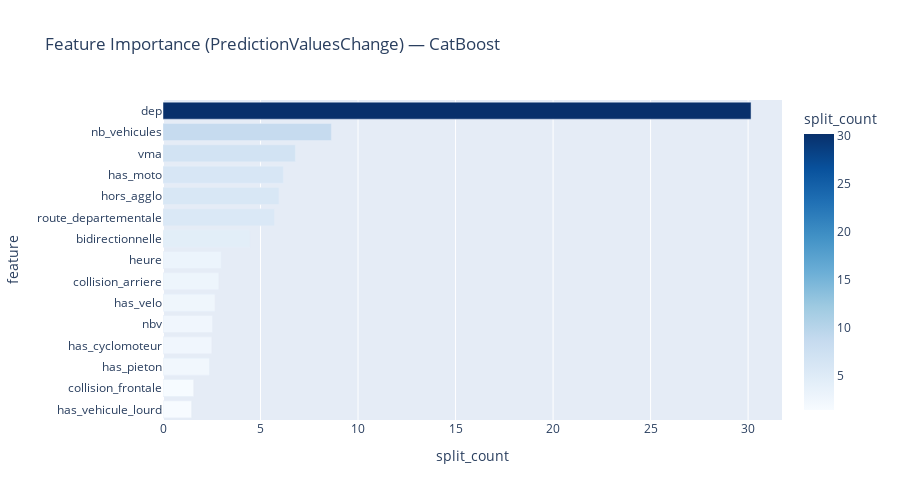
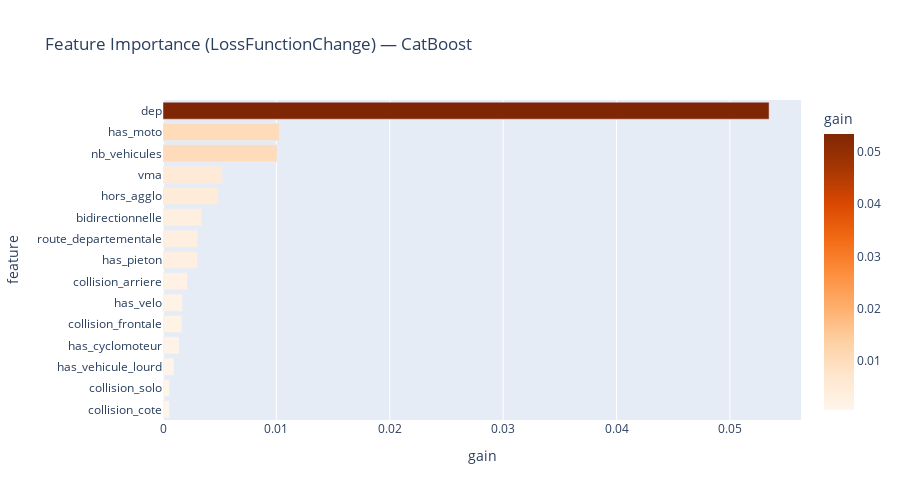

Notebook cell for these charts, in order:
### Markdown cell above
---
## 9. Feature Importance (split count + gain + SHAP)

### Trois méthodes complémentaires

| Méthode | Mesure | Biais connu |
|---------|--------|-------------|
| Split count | Nombre de fois qu'une feature est utilisée pour un split | Favorise les features à haute cardinalité (dep, heure) |
| Gain | Réduction moyenne de l'erreur quand la feature est utilisée | Plus fiable, mesure l'impact réel |
| SHAP | Contribution marginale de chaque feature pour chaque prédiction | Le plus fiable, mais plus lent à calculer |

### Code cell
# --- 1. Feature importance par split count / défaut ---
if hasattr(best_model, 'feature_importances_'):
    importances_split = best_model.feature_importances_
elif hasattr(best_model, 'get_feature_importance'):
    importances_split = best_model.get_feature_importance()
else:
    importances_split = None

# --- 2. Feature importance par GAIN (plus fiable) ---
importances_gain = None
if best_model_name == 'LightGBM' and hasattr(best_model, 'booster_'):
    importances_gain = best_model.booster_.feature_importance(importance_type='gain')
elif best_model_name == 'XGBoost' and hasattr(best_model, 'get_booster'):
    booster = best_model.get_booster()
    gain_dict = booster.get_score(importance_type='gain')
    importances_gain = np.array([gain_dict.get(f, 0) for f in X_train.columns])
elif best_model_name == 'CatBoost' and hasattr(best_model, 'get_feature_importance'):
    # CatBoost : LossFunctionChange = équivalent du "gain" (réduction de la loss)
    # Nécessite de passer les données pour le calcul
    test_pool = Pool(X_test, y_test, cat_features=[i for i, c in enumerate(X_test.columns) if c == 'dep'])
    importances_gain = best_model.get_feature_importance(data=test_pool, type='LossFunctionChange')

# Affichage côte à côte : split count vs gain
if importances_split is not None and importances_gain is not None:
    fi_df = pd.DataFrame({
        'feature': X_train.columns,
        'split_count': importances_split,
        'gain': importances_gain
    })
    
    # Noms adaptés selon le modèle
    split_label = 'PredictionValuesChange' if best_model_name == 'CatBoost' else 'Split count'
    gain_label = 'LossFunctionChange' if best_model_name == 'CatBoost' else 'Gain'
    
    # Plot split count (top 15)
    fi_split = fi_df.sort_values('split_count', ascending=True).tail(15)
    fig1 = px.bar(fi_split, x='split_count', y='feature', orientation='h',
                  title=f'Feature Importance ({split_label}) — {best_model_name}',
                  color='split_count', color_continuous_scale='Blues')
    fig1.update_layout(height=500, showlegend=False)
    fig1.show()
    
    # Plot gain (top 15)
    fi_gain = fi_df.sort_values('gain', ascending=True).tail(15)
    fig2 = px.bar(fi_gain, x='gain', y='feature', orientation='h',
                  title=f'Feature Importance ({gain_label}) — {best_model_name}',
                  color='gain', color_continuous_scale='Oranges')
    fig2.update_layout(height=500, showlegend=False)
    fig2.show()
    
    # Comparaison des classements
    fi_df['rank_split'] = fi_df['split_count'].rank(ascending=False).astype(int)
    fi_df['rank_gain'] = fi_df['gain'].rank(ascending=False).astype(int)
    fi_df['diff_rank'] = fi_df['rank_split'] - fi_df['rank_gain']
    
    print(f"Comparaison {split_label} vs {gain_label} (top 15 par {gain_label}) :")
    top_by_gain = fi_df.sort_values('gain', ascending=False).head(15)
    print(top_by_gain[['feature', 'split_count', 'rank_split', 'gain', 'rank_gain', 'diff_rank']].to_string(index=False))
elif importances_split is not None:
    fi_df = pd.DataFrame({
        'feature': X_train.columns,
        'importance': importances_split
    }).sort_values('importance', ascending=True).tail(15)
    
    fig = px.bar(fi_df, x='importance', y='feature', orientation='h',
                 title=f'Top 15 Feature Importance — {best_model_name}',
                 color='importance', color_continuous_scale='Blues')
    fig.update_layout(height=500, showlegend=False)
    fig.show()

### Figure 1 — Plotly figure (JSON) as saved in the notebook; plotly's stock layout.template omitted (floating-point values rounded to 4 significant figures)
{"data": [{"hovertemplate": "split_count=%{marker.color}<br>feature=%{y}<extra></extra>", "legendgroup": "", "marker": {"color": [1.469, 1.573, 2.383, 2.503, 2.54, 2.671, 2.862, 2.987, 4.45, 5.716, 5.945, 6.169, 6.786, 8.633, 30.15], "coloraxis": "coloraxis", "pattern": {"shape": ""}}, "name": "", "orientation": "h", "showlegend": false, "textposition": "auto", "type": "bar", "x": [1.469, 1.573, 2.383, 2.503, 2.54, 2.671, 2.862, 2.987, 4.45, 5.716, 5.945, 6.169, 6.786, 8.633, 30.15], "xaxis": "x", "y": ["has_vehicule_lourd", "collision_frontale", "has_pieton", "has_cyclomoteur", "nbv", "has_velo", "collision_arriere", "heure", "bidirectionnelle", "route_departementale", "hors_agglo", "has_moto", "vma", "nb_vehicules", "dep"], "yaxis": "y"}], "layout": {"barmode": "relative", "coloraxis": {"colorbar": {"title": {"text": "split_count"}}, "colorscale": [[0, "rgb(247,251,255)"], [0.125, "rgb(222,235,247)"], [0.25, "rgb(198,219,239)"], [0.375, "rgb(158,202,225)"], [0.5, "rgb(107,174,214)"], [0.625, "rgb(66,146,198)"], [0.75, "rgb(33,113,181)"], [0.875, "rgb(8,81,156)"], [1, "rgb(8,48,107)"]]}, "height": 500, "legend": {"tracegroupgap": 0}, "showlegend": false, "title": {"text": "Feature Importance (PredictionValuesChange) — CatBoost"}, "xaxis": {"anchor": "y", "domain": [0, 1], "title": {"text": "split_count"}}, "yaxis": {"anchor": "x", "domain": [0, 1], "title": {"text": "feature"}}}}

### Figure 2 — Plotly figure (JSON) as saved in the notebook; plotly's stock layout.template omitted (floating-point values rounded to 4 significant figures)
{"data": [{"hovertemplate": "gain=%{marker.color}<br>feature=%{y}<extra></extra>", "legendgroup": "", "marker": {"color": [0.0005814, 0.0005866, 0.0009664, 0.001433, 0.001668, 0.001711, 0.002168, 0.003039, 0.003072, 0.00343, 0.004868, 0.005224, 0.01007, 0.01025, 0.05346], "coloraxis": "coloraxis", "pattern": {"shape": ""}}, "name": "", "orientation": "h", "showlegend": false, "textposition": "auto", "type": "bar", "x": [0.0005814, 0.0005866, 0.0009664, 0.001433, 0.001668, 0.001711, 0.002168, 0.003039, 0.003072, 0.00343, 0.004868, 0.005224, 0.01007, 0.01025, 0.05346], "xaxis": "x", "y": ["collision_cote", "collision_solo", "has_vehicule_lourd", "has_cyclomoteur", "collision_frontale", "has_velo", "collision_arriere", "has_pieton", "route_departementale", "bidirectionnelle", "hors_agglo", "vma", "nb_vehicules", "has_moto", "dep"], "yaxis": "y"}], "layout": {"barmode": "relative", "coloraxis": {"colorbar": {"title": {"text": "gain"}}, "colorscale": [[0, "rgb(255,245,235)"], [0.125, "rgb(254,230,206)"], [0.25, "rgb(253,208,162)"], [0.375, "rgb(253,174,107)"], [0.5, "rgb(253,141,60)"], [0.625, "rgb(241,105,19)"], [0.75, "rgb(217,72,1)"], [0.875, "rgb(166,54,3)"], [1, "rgb(127,39,4)"]]}, "height": 500, "legend": {"tracegroupgap": 0}, "showlegend": false, "title": {"text": "Feature Importance (LossFunctionChange) — CatBoost"}, "xaxis": {"anchor": "y", "domain": [0, 1], "title": {"text": "gain"}}, "yaxis": {"anchor": "x", "domain": [0, 1], "title": {"text": "feature"}}}}
